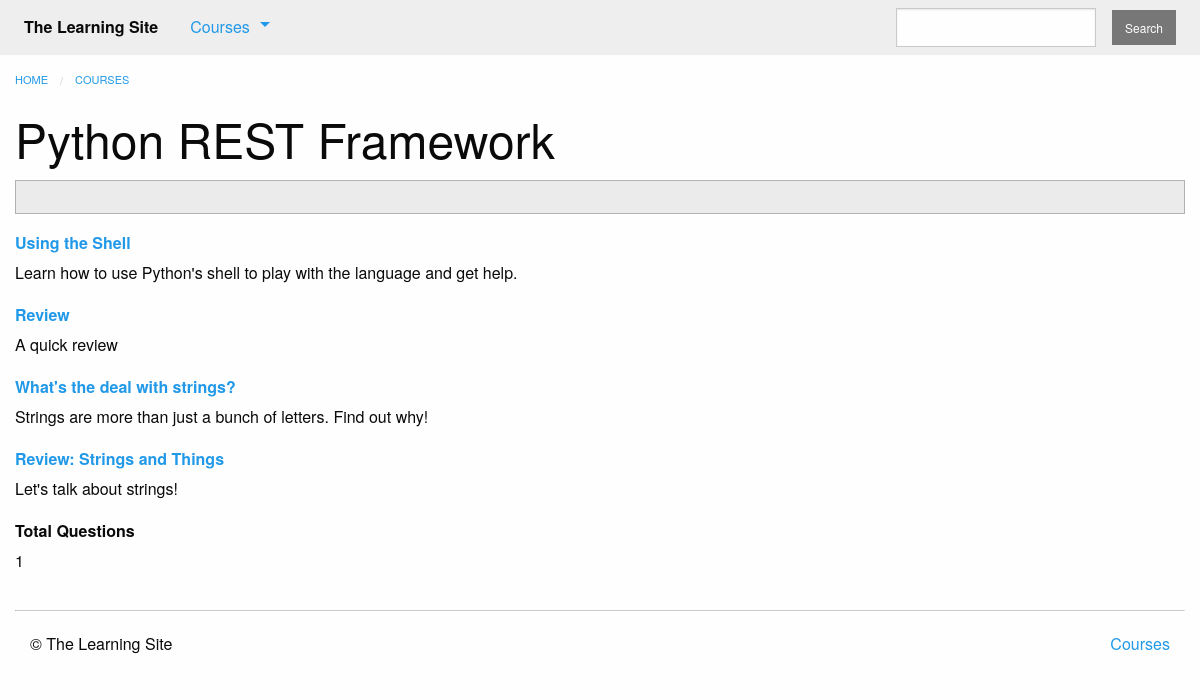
The page /courses/1/ on the database its author committed.
### courses/models.py (models this page shows, shortened)
class Course(models.Model):
    created_at = models.DateTimeField(auto_now_add=True)
    title = models.CharField(max_length=255)
    description = models.TextField()
    teacher = models.ForeignKey(User, on_delete=models.CASCADE)
    subject = models.CharField(default='', max_length=100)
    published = models.BooleanField(default=False)

class Step(models.Model):
    title = models.CharField(max_length=255)
    description = models.TextField()
    order = models.IntegerField(default=0)
    course = models.ForeignKey(Course, on_delete=models.CASCADE)
    class Meta:
        abstract = True
        ordering = ['order']

class Text(Step):
    content = models.TextField(blank=True, default='')
    def get_absolute_url(self):
        return reverse('courses:text', kwargs={
            'course_pk': self.course_id,
            'step_pk': self.id
        })

class Quiz(Step):
    total_questions = models.IntegerField(default=4)
    times_taken = models.IntegerField(default=0, editable=False)
    class Meta:
        verbose_name_plural = "Quizzes"
    def get_absolute_url(self):
        return reverse('courses:quiz', kwargs={
            'course_pk': self.course_id,
            'step_pk': self.id
        })

### courses/views.py (the view)
# urls.py: url(r'(?P<pk>\d+)/$', views.course_detail, name='detail'),
def course_detail(request, pk):
    try:
        course = models.Course.objects.prefetch_related(
            'quiz_set', 'text_set', 'quiz_set__question_set'
        ).get(pk=pk, published=True)
    except models.Course.DoesNotExist:
        raise Http404
    else:
        steps = sorted(chain(
            course.text_set.all(),
            course.quiz_set.all()
        ),
            key=lambda step: step.order
        )
        return render(request, 'courses/course_detail.html', {
            'course': course,
            'steps': steps
        })

### courses/templatetags/course_extras.py (called while the page is built)
@register.inclusion_tag('courses/course_nav.html')
def nav_courses_list():
    courses = Course.objects.filter(
        published=True
    ).order_by(
        '-created_at'
    ).values(
        'id', 'title'
    )[:5]
    return {'courses': courses}

@register.filter('markdown_to_html')
def markdown_to_html(markdown_text):
    html_body = markdown2.markdown(markdown_text)
    return mark_safe(html_body)

### courses/templates/courses/course_detail.html (shortened to what this page needs)
{% extends "courses/layout.html" %}
{% load course_extras %}
{% block content %}
    <div class="row columns">
        {{ block.super }}
        <article>
            <h1 class="">{{ course.title }}</h1>
            <div class="callout secondary">
            </div>
            <dl>
                {% for step in steps %}
                    <dt>
                        <a href="{{ step.get_absolute_url }}">{{ step.title }}</a>
                    </dt>
                    <dd>{{ step.description|markdown_to_html }}</dd>
                    {% if step.question_set.all %}
                        <dt>Total Questions</dt>
                        <dd>{{ step.question_set.count }}</dd>
                    {% endif %}
                {% endfor %}
            </dl>
        </article>
    </div>
{% endblock %}

### rows shown on the page
Course: title "Python REST Framework"
Text: title "Using the Shell", description "Learn how to use Python's shell to play with the language and get help."
Quiz: title "Review", description "A quick review"
Text: title "What's the deal with strings?", description "Strings are more than just a bunch of letters. Find out why!"
Quiz: title "Review: Strings and Things", description "Let's talk about strings!", question_set.count "1"
